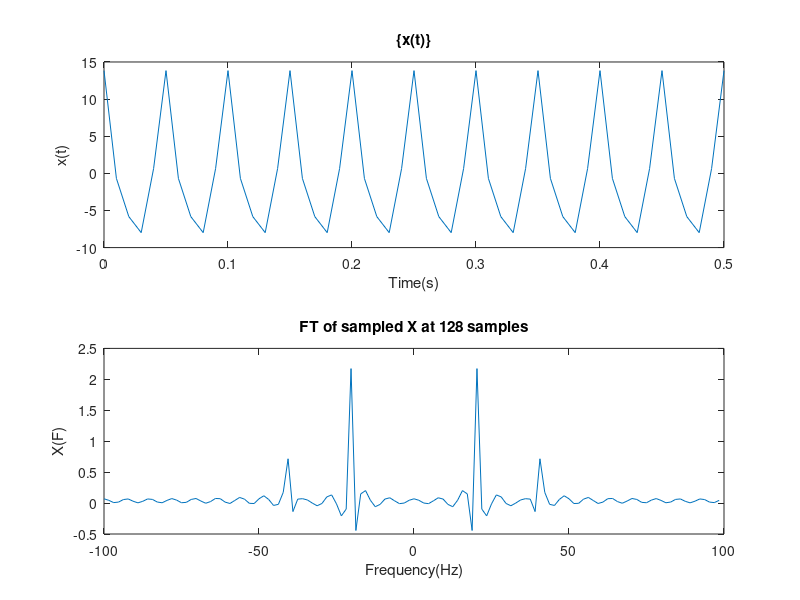
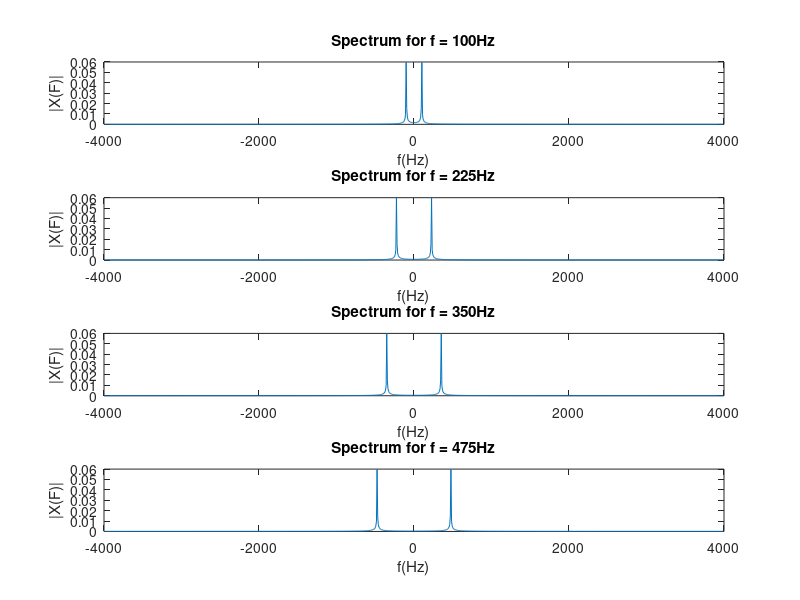
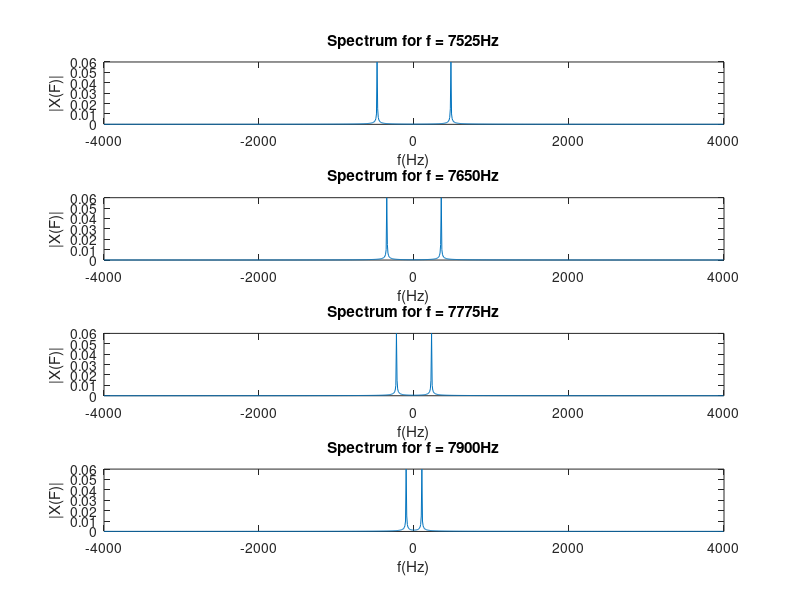

Write MATLAB code to recreate these figures, in order.
clear all;
close all;
clc;


%% Exercise 3
t = 0:0.01:0.5;
x = 10.* cos(2.* pi.*20.* t) - 4.* sin(2.*pi.*40.* t + 5);


figure(1);
subplot(2,1,1)
plot(t,x);
xlabel('Time(s)');
ylabel('x(t)');
title('\{x(t)\}');


Fs = 200; % fs >= F_Nyquist = 2f_max = 80Hz
Ts = 1/Fs;

t_sample = 0:Ts:0.5; 
x_sample = 10.* cos(2*pi*20*t_sample) - 4.* sin(2*pi*40*t_sample + 5);

Nsamples = 128;
f_axis = [-Fs/2: Fs/Nsamples : Fs/2 - Fs/Nsamples];
X = fftshift(fft(x_sample, Nsamples)*Ts);

subplot(2,1,2);
plot(f_axis, X)
xlabel('Frequency(Hz)');
ylabel('X(F)');
title('FT of sampled X at 128 samples');


%% Question 3b

t = 0:0.01:0.5;
phi = 52;
Fs = 8000;
Ts = 1/Fs;
t_axis = 0:Ts:1;

N = 1024;
F = (-Fs/2:Fs/N:Fs/2-Fs/N);
count=1;
figure();
for f=(100:125:475)
  x = sin(2*pi*f*t_axis + phi);
  X=fftshift(fft(x,N)*Ts);
  subplot(4,1,count)
  plot(F,abs(X));
  title(['Spectrum for f = ' num2str(f) 'Hz'])
  xlabel('f(Hz)');
  ylabel('|X(F)|');
 
  count=count+1;
end;

%%
count=1;
figure()
for f=(7525:125:7900)
  x = sin(2*pi*f*t_axis + phi);
  X=fftshift(fft(x,N)*Ts);
  subplot(4,1,count)
  plot(F,abs(X));
  title(['Spectrum for f = ' num2str(f) 'Hz'])
  xlabel('f(Hz)');
  ylabel('|X(F)|');
 
  count=count+1;
end